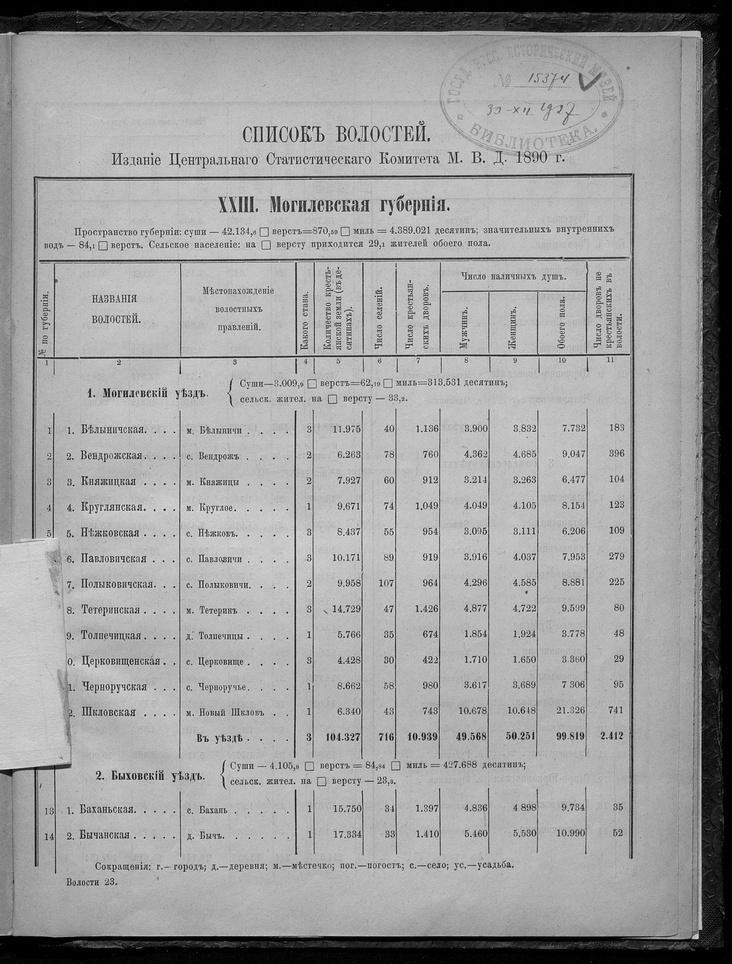
#> input picture scripts/platform/data/ocr-pages/1.jpg, 732 x 964 px, shrunk from 1966 x 2590 before the run
$ python -i utils.py   (imports and definitions only)
#> lines starting #> are read from the running program, lines starting #| are printed output that depends on the picture; after the words box and inside, x2 and y2 are one past the last pixel; in counts of white or black regions, pixels touching at a corner belong together
#> further down, picture is the input picture: PIL image 732x964 L; min 0, max 248, mean 158.8
import logging
from typing import Tuple
import cv2 as cv
from PIL import Image

logger = logging.getLogger(__name__)
# [1 line not run here, left out]


# [64 lines left out: functions unnormalize_bbox, pixel_bbox_to_percent, sliding_window, not called in this run]


import numpy as np  # Make sure numpy is imported


# [282 lines left out: function merge_bio_entities, not called in this run]


def preprocess_for_ocr(img: Image.Image) -> Image.Image:
    """Simplified preprocessing: Convert to grayscale and apply Otsu's thresholding."""
    img_np = np.array(img)

    if len(img_np.shape) == 3:
        img_np = cv.cvtColor(img_np, cv.COLOR_RGB2GRAY)
    elif img.mode != "L":  # Handle PIL modes other than L
        img_np = np.array(img.convert("L"))

    ret, thresh_img = cv.threshold(
        img_np, 0, 255, cv.THRESH_BINARY_INV + cv.THRESH_OTSU
    )
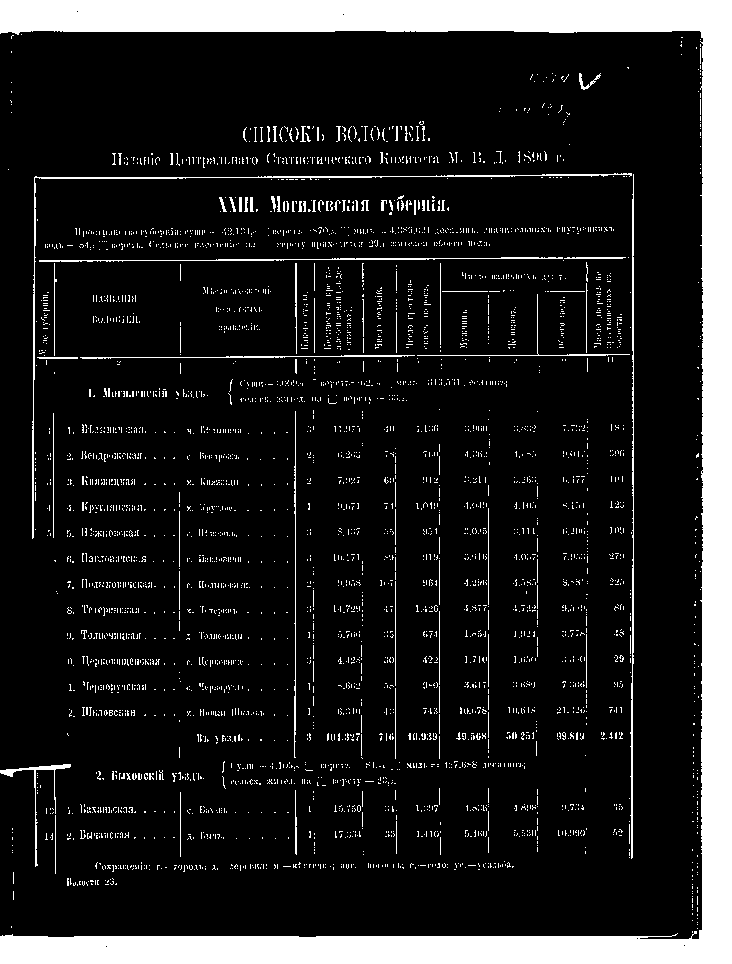
#> thresh_img: shape (964, 732); 13.3% white; 4207 white regions (4104 under 20 px), largest, box (x1, y1, x2, y2) and area: (0, 0, 732, 964) 70834, (32, 173, 632, 539) 1634, (630, 174, 634, 859) 1203
#> ret = 105

    thresh_img = cv.bitwise_not(thresh_img)

    return Image.fromarray(thresh_img).convert("RGB")

>>> from PIL import Image
>>> picture = Image.open('../../../scripts/platform/data/ocr-pages/1.jpg')
>>> result = preprocess_for_ocr(picture)

$ run again, on scripts/platform/data/ocr-pages/2.jpg
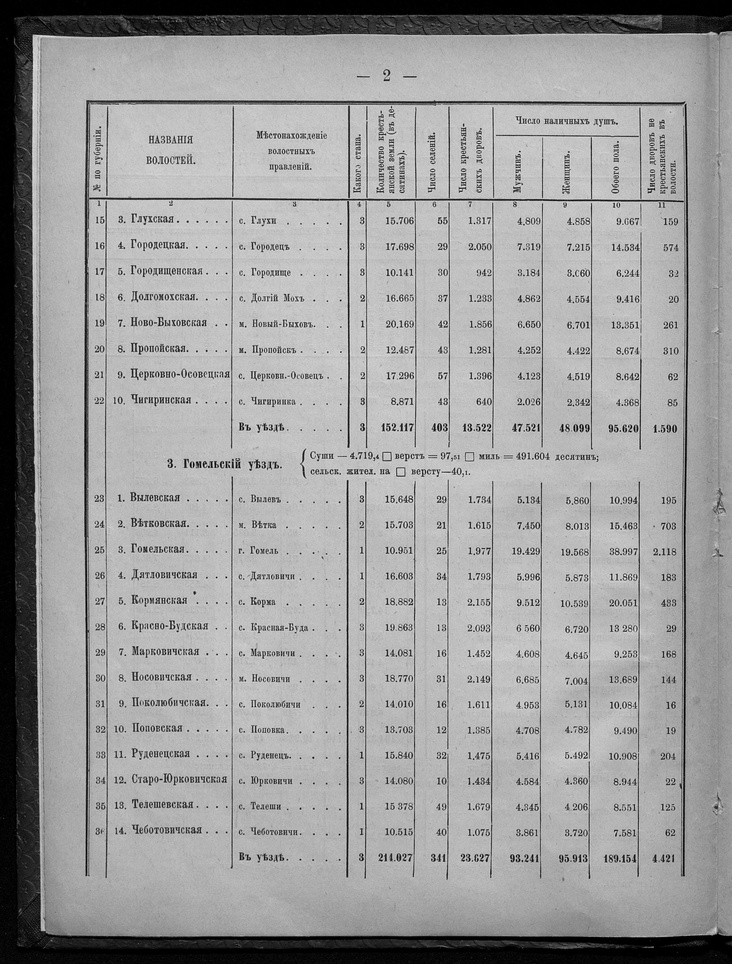
#> input picture scripts/platform/data/ocr-pages/2.jpg, 732 x 964 px, shrunk from 1966 x 2590 before the run
#> picture is the input picture: PIL image 732x964 L; min 0, max 255, mean 157.5
#> in preprocess_for_ocr, `ret, thresh_img = cv.threshold( img_np, 0, 255, cv.THRESH_BINARY_INV +..`:
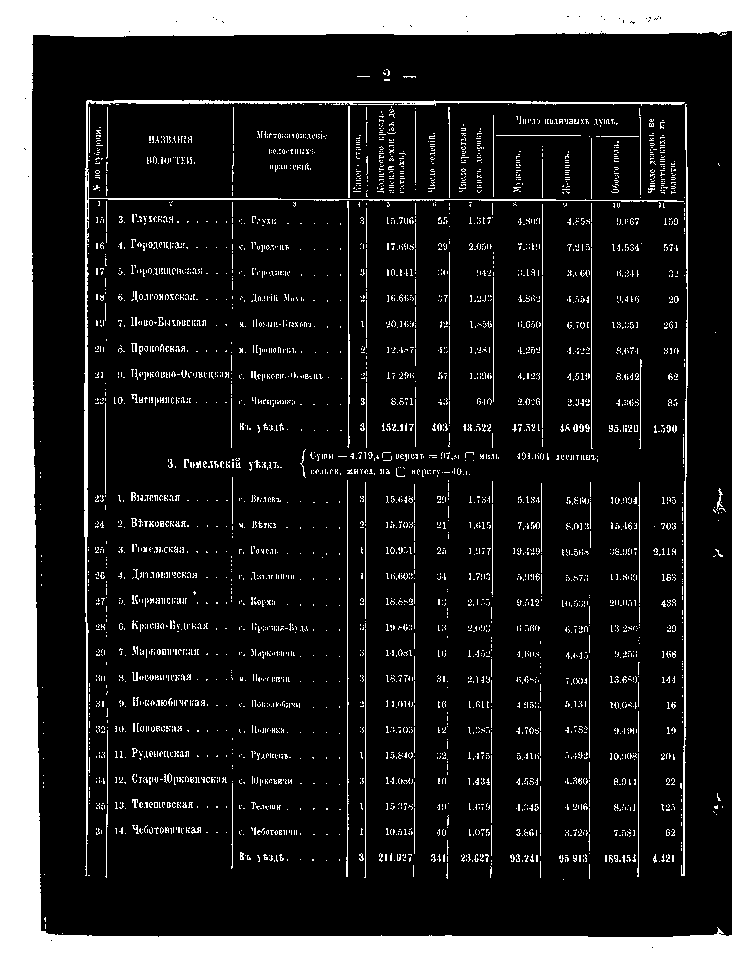
#> thresh_img: shape (964, 732); 15.4% white; 3819 white regions (3708 under 20 px), largest, box (x1, y1, x2, y2) and area: (0, 0, 732, 964) 77912, (84, 100, 685, 876) 4625, (681, 104, 688, 876) 1471
#> ret = 107

$ run again, on scripts/platform/data/ocr-pages/3.jpg
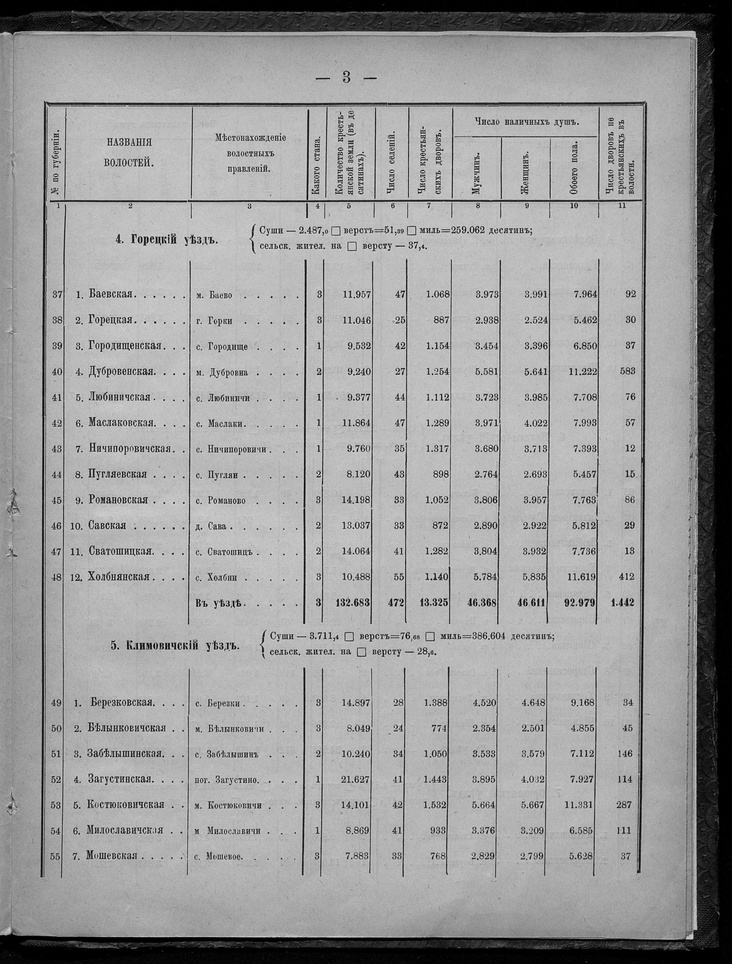
#> input picture scripts/platform/data/ocr-pages/3.jpg, 732 x 964 px, shrunk from 1966 x 2590 before the run
#> picture is the input picture: PIL image 732x964 L; min 0, max 248, mean 155.2
#> in preprocess_for_ocr, `ret, thresh_img = cv.threshold( img_np, 0, 255, cv.THRESH_BINARY_INV +..`:
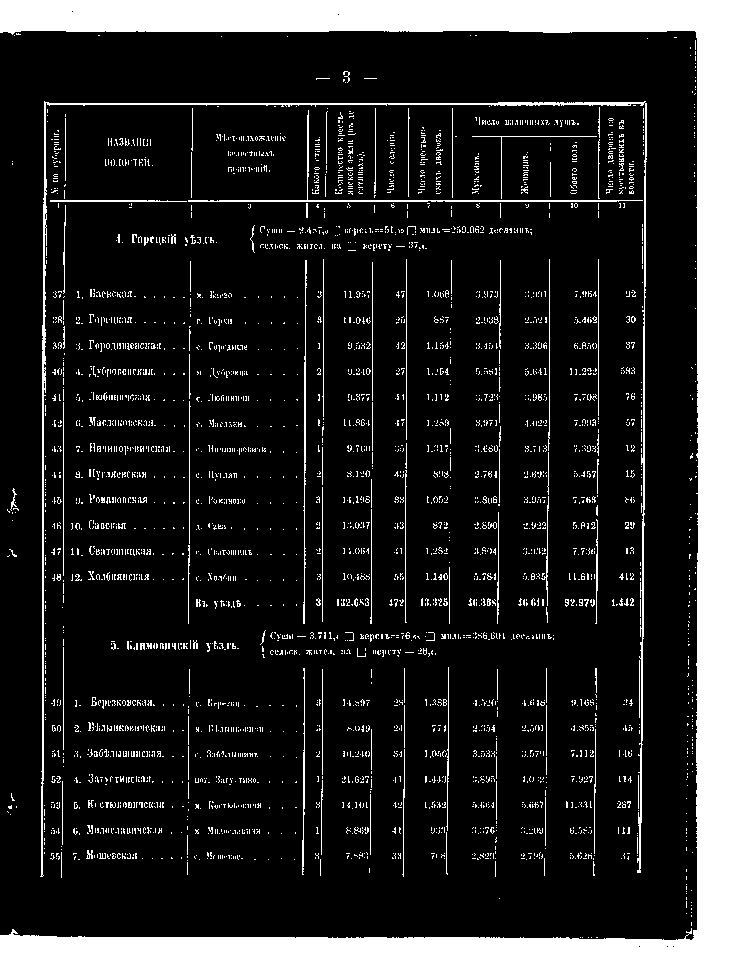
#> thresh_img: shape (964, 732); 14.8% white; 3597 white regions (3477 under 20 px), largest, box (x1, y1, x2, y2) and area: (0, 0, 732, 964) 74491, (40, 101, 647, 877) 4736, (188, 110, 643, 202) 1024
#> ret = 104
